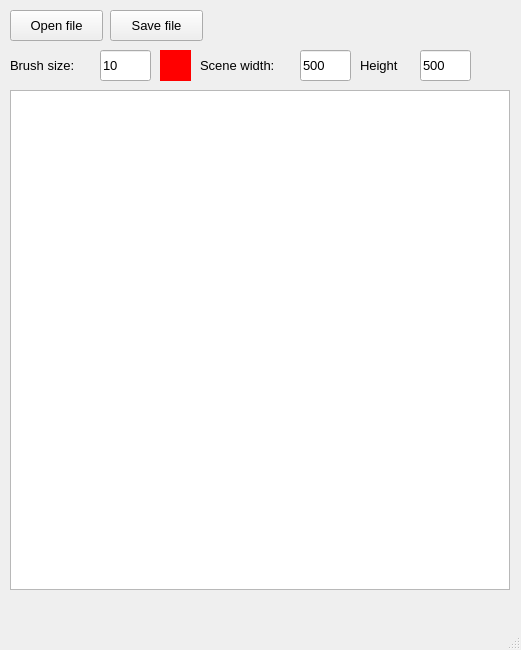
<?xml version="1.0" encoding="UTF-8"?>
<ui version="4.0">
 <class>MainWindow</class>
 <widget class="QMainWindow" name="MainWindow">
  <property name="geometry">
   <rect>
    <x>0</x>
    <y>0</y>
    <width>521</width>
    <height>650</height>
   </rect>
  </property>
  <property name="windowTitle">
   <string>Draw</string>
  </property>
  <widget class="QWidget" name="centralwidget">
   <widget class="QGraphicsView" name="graphicsView">
    <property name="geometry">
     <rect>
      <x>10</x>
      <y>90</y>
      <width>500</width>
      <height>500</height>
     </rect>
    </property>
    <property name="verticalScrollBarPolicy">
     <enum>Qt::ScrollBarAlwaysOff</enum>
    </property>
    <property name="horizontalScrollBarPolicy">
     <enum>Qt::ScrollBarAlwaysOff</enum>
    </property>
    <property name="interactive">
     <bool>true</bool>
    </property>
    <property name="sceneRect">
     <rectf>
      <x>0.000000000000000</x>
      <y>0.000000000000000</y>
      <width>350.000000000000000</width>
      <height>350.000000000000000</height>
     </rectf>
    </property>
   </widget>
   <widget class="QPushButton" name="openFileButton">
    <property name="geometry">
     <rect>
      <x>10</x>
      <y>10</y>
      <width>93</width>
      <height>31</height>
     </rect>
    </property>
    <property name="font">
     <font>
      <pointsize>10</pointsize>
     </font>
    </property>
    <property name="text">
     <string>Open file</string>
    </property>
   </widget>
   <widget class="QPushButton" name="saveFileButton">
    <property name="geometry">
     <rect>
      <x>110</x>
      <y>10</y>
      <width>93</width>
      <height>31</height>
     </rect>
    </property>
    <property name="font">
     <font>
      <pointsize>10</pointsize>
     </font>
    </property>
    <property name="text">
     <string>Save file</string>
    </property>
   </widget>
   <widget class="QPushButton" name="selectColorButton">
    <property name="geometry">
     <rect>
      <x>160</x>
      <y>50</y>
      <width>31</width>
      <height>31</height>
     </rect>
    </property>
    <property name="font">
     <font>
      <pointsize>10</pointsize>
     </font>
    </property>
    <property name="autoFillBackground">
     <bool>false</bool>
    </property>
    <property name="styleSheet">
     <string notr="true">background-color: rgba(255, 0, 0); border: none;</string>
    </property>
    <property name="text">
     <string/>
    </property>
   </widget>
   <widget class="QLabel" name="brushSizeLabel">
    <property name="geometry">
     <rect>
      <x>10</x>
      <y>50</y>
      <width>91</width>
      <height>31</height>
     </rect>
    </property>
    <property name="font">
     <font>
      <pointsize>10</pointsize>
     </font>
    </property>
    <property name="text">
     <string>Brush size:</string>
    </property>
   </widget>
   <widget class="QLineEdit" name="sizeLineEdit">
    <property name="geometry">
     <rect>
      <x>100</x>
      <y>50</y>
      <width>51</width>
      <height>31</height>
     </rect>
    </property>
    <property name="font">
     <font>
      <pointsize>10</pointsize>
     </font>
    </property>
    <property name="text">
     <string>10</string>
    </property>
   </widget>
   <widget class="QLabel" name="widthLabel">
    <property name="geometry">
     <rect>
      <x>200</x>
      <y>50</y>
      <width>101</width>
      <height>31</height>
     </rect>
    </property>
    <property name="font">
     <font>
      <pointsize>10</pointsize>
     </font>
    </property>
    <property name="text">
     <string>Scene width:</string>
    </property>
   </widget>
   <widget class="QLineEdit" name="widthLineEdit">
    <property name="geometry">
     <rect>
      <x>300</x>
      <y>50</y>
      <width>51</width>
      <height>31</height>
     </rect>
    </property>
    <property name="font">
     <font>
      <pointsize>10</pointsize>
     </font>
    </property>
    <property name="text">
     <string>500</string>
    </property>
   </widget>
   <widget class="QLabel" name="heightLabel">
    <property name="geometry">
     <rect>
      <x>360</x>
      <y>50</y>
      <width>61</width>
      <height>31</height>
     </rect>
    </property>
    <property name="font">
     <font>
      <pointsize>10</pointsize>
     </font>
    </property>
    <property name="text">
     <string>Height</string>
    </property>
   </widget>
   <widget class="QLineEdit" name="heightLineEdit">
    <property name="geometry">
     <rect>
      <x>420</x>
      <y>50</y>
      <width>51</width>
      <height>31</height>
     </rect>
    </property>
    <property name="font">
     <font>
      <pointsize>10</pointsize>
     </font>
    </property>
    <property name="text">
     <string>500</string>
    </property>
   </widget>
  </widget>
  <widget class="QMenuBar" name="menubar">
   <property name="geometry">
    <rect>
     <x>0</x>
     <y>0</y>
     <width>521</width>
     <height>26</height>
    </rect>
   </property>
  </widget>
  <widget class="QStatusBar" name="statusbar"/>
 </widget>
 <resources/>
 <connections/>
</ui>
